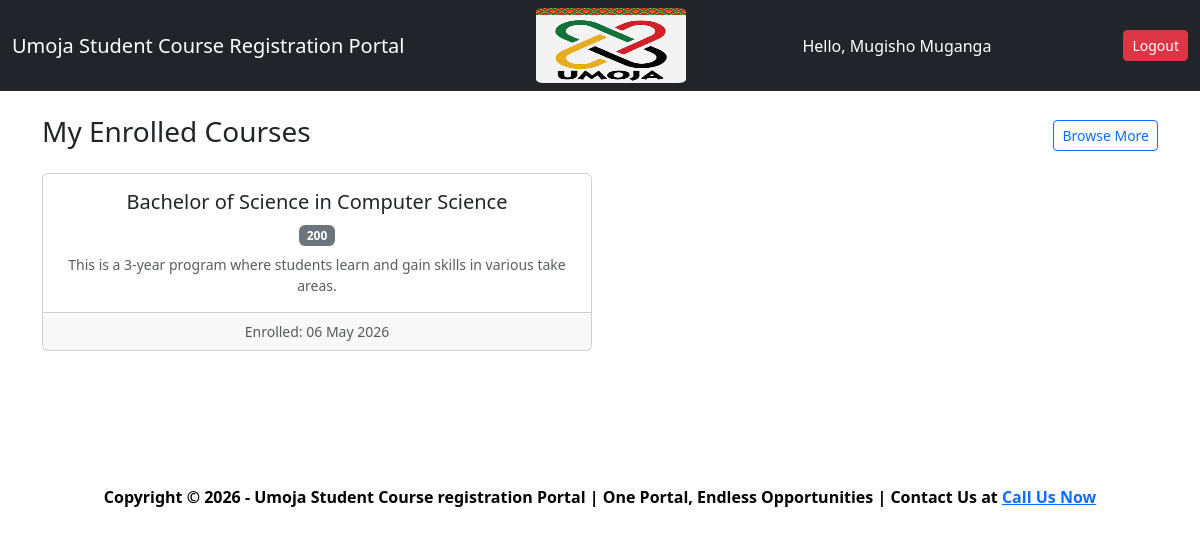
Page /enrolled.php (signed in) on the committed database.
### tables this page shows
CREATE TABLE IF NOT EXISTS `registrations` (
  `id` int NOT NULL AUTO_INCREMENT,
  `user_id` varchar(20) NOT NULL,
  `course_id` int NOT NULL,
  `status` enum('enrolled','dropped') DEFAULT 'enrolled',
  `created_at` timestamp NULL DEFAULT CURRENT_TIMESTAMP,
  PRIMARY KEY (`id`),
  UNIQUE KEY `user_id` (`user_id`,`course_id`),
  KEY `course_id` (`course_id`)
);

CREATE TABLE IF NOT EXISTS `courses` (
  `id` int NOT NULL AUTO_INCREMENT,
  `course_name` varchar(100) NOT NULL,
  `course_code` varchar(50) NOT NULL,
  `description` text,
  `created_at` timestamp NULL DEFAULT CURRENT_TIMESTAMP,
  `updated_at` timestamp NULL DEFAULT CURRENT_TIMESTAMP ON UPDATE CURRENT_TIMESTAMP,
  PRIMARY KEY (`id`),
  UNIQUE KEY `course_code` (`course_code`)
);

### enrolled.php (the view, shortened to what this page needs)
<?php
include('db.php');
include('header.php');
$userId = (int)$_SESSION['user']['id'];
try {
    $stmt = $conn->prepare(
        "SELECT c.course_name, c.course_code, c.description, r.created_at AS enrolled_on
         FROM registrations r
         JOIN courses c ON c.id = r.course_id
         WHERE r.user_id = ?
         ORDER BY c.course_name ASC"
    );
    $stmt->bind_param("i", $userId);
    $stmt->execute();
    $res = $stmt->get_result();
} catch (mysqli_sql_exception $e) {
    error_log('My courses error: ' . $e->getMessage());
    $res = null;
}
?>
<div class="d-flex justify-content-between align-items-center mb-3">
    <h3>My Enrolled Courses</h3>
    <a href="browse_courses.php" class="btn btn-outline-primary btn-sm">Browse More</a>
</div>
<?php
if (!$res || $res->num_rows === 0): ?>
    <p class="text-muted">You haven't enrolled in any courses yet.
        <a href="browse_courses.php">Browse available courses.</a>
    </p>
<?php else: ?>
    <div class="row g-3">
        <?php
        while ($row = $res->fetch_assoc()): ?>
            <div class="col-md-6">
                <div class="card h-100">
                    <div class="card-body">
                        <h5 class="card-title"><?= htmlspecialchars($row['course_name'], ENT_QUOTES, 'UTF-8') ?></h5>
                        <span class="badge bg-secondary mb-2"><?= htmlspecialchars($row['course_code'], ENT_QUOTES, 'UTF-8') ?></span>
                        <p class="card-text text-muted small"><?= htmlspecialchars($row['description'], ENT_QUOTES, 'UTF-8') ?></p>
                    </div>
                    <div class="card-footer text-muted small">
                        Enrolled: <?= htmlspecialchars(date('d M Y', strtotime($row['enrolled_on'])), ENT_QUOTES, 'UTF-8') ?>
                    </div>
                </div>
            </div>
        <?php endwhile; ?>
    </div>
<?php endif; ?>
<?php include('footer.php'); ?>

### footer.php (style rules this page uses)
body { text-align: center; }

### rows in the picture
registrations: course.course_name "Bachelor of Science in Computer Science", course.course_code "200", course.description "This is a 3-year program where students learn and gain skills in various take areas.", created_at "06 May 2026"

### other values in the picture
$_SESSION['user']['name'] "Mugisho Muganga"
